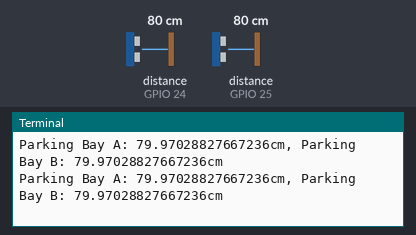
A program run on a simulated Raspberry Pi (BCM pin numbers). On the bench: the last lines printed to the terminal. The inputs (shaded band) are chosen by the test bench; at power-on: distance to the obstacle (sensors on GPIO 24, GPIO 25) 80 cm. The echo pulse lasts 58.3 µs per cm; no MQTT or app messages arrive unless stated; the clock reads 2024-03-15 10:24:30 at power-on unless the program sets it.

Above: at 1.3 s.
1.4 s: distance to the obstacle (sensor on GPIO 24) set to 2 cm
At 2.7 s:
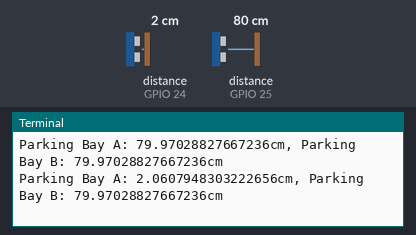
2.9 s: distance to the obstacle (sensor on GPIO 25) set to 2 cm
At 4.0 s:
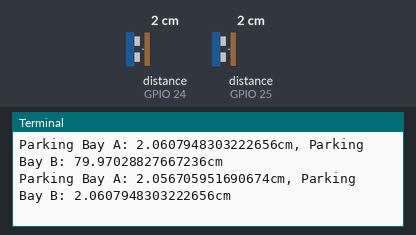
4.4 s: distance to the obstacle (sensor on GPIO 24) set to 4 cm
At 5.7 s:
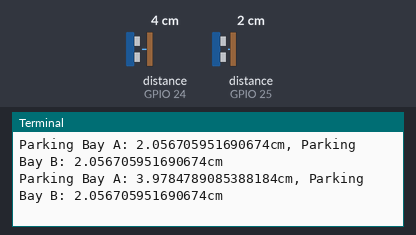
5.9 s: distance to the obstacle (sensor on GPIO 25) set to 4 cm
At 7.0 s:
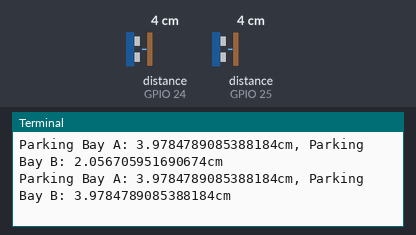
Timing chart, 0 to 8.4 s (numbered marks = the images above; inputs shaded):
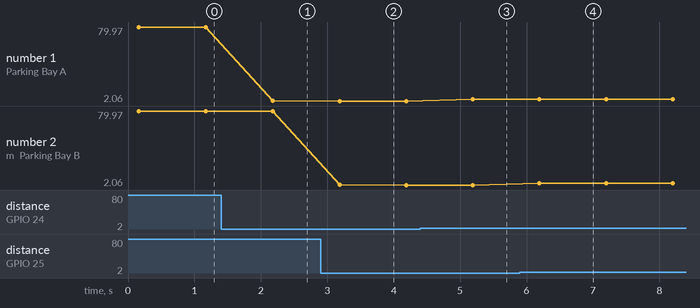

The program:

raspi_mqtt_publish.py
```python
import RPi.GPIO as GPIO
import time
import paho.mqtt.client as mqtt


GPIO.setmode(GPIO.BCM)

# Set GPIO Pins
GPIO_TRIGGER1 = 18
GPIO_ECHO1 = 24
GPIO_TRIGGER2 = 23
GPIO_ECHO2 = 25

# Set GPIO direction (IN / OUT)
GPIO.setup(GPIO_TRIGGER1, GPIO.OUT)
GPIO.setup(GPIO_ECHO1, GPIO.IN)
GPIO.setup(GPIO_TRIGGER2, GPIO.OUT)
GPIO.setup(GPIO_ECHO2, GPIO.IN)

def distance(trigger, echo):
    # Set trigger to HIGH
    GPIO.output(trigger, True)


    time.sleep(0.00001)
    GPIO.output(trigger, False)

    start_time = time.time()
    stop_time = time.time()

    # Save start time
    while GPIO.input(echo) == 0:
        start_time = time.time()

    # Save time of arrival
    while GPIO.input(echo) == 1:
        stop_time = time.time()


    time_elapsed = stop_time - start_time

    distance = (time_elapsed * 34300) / 2

    return distance

def on_connect(client, userdata, flags, rc):
    print(f"Connected with result code {rc}")


client = mqtt.Client()
client.on_connect = on_connect


client.connect("broker.hivemq.com", 1883, 60)

try:
    while True:
        sensor1 = distance(GPIO_TRIGGER1, GPIO_ECHO1)
        sensor2 = distance(GPIO_TRIGGER2, GPIO_ECHO2)
        print(f"Parking Bay A: {sensor1}cm, Parking Bay B: {sensor2}cm")

        # Publish distances to MQTT broker
        client.publish("parking_lot/sensors/ultrasonic1", sensor1)
        client.publish("parking_lot/sensors/ultrasonic2", sensor2)

        time.sleep(1)

except KeyboardInterrupt:
    print("Measurement stopped by user")
    GPIO.cleanup()
```

Measured:
- after the input at 1.4 s, the terminal: prints a new line after 0.78 s (image 1)
- after the input at 2.9 s, the terminal: prints a new line after 0.28 s (image 2)
- after the input at 4.4 s, the terminal: prints a new line after 0.79 s (image 3)
- after the input at 5.9 s, the terminal: prints a new line after 0.29 s (image 4)
- plotted number 1: 79.97 → 2.06 after the input at 1.4 s, 2.06 → 3.98 after the input at 4.4 s
